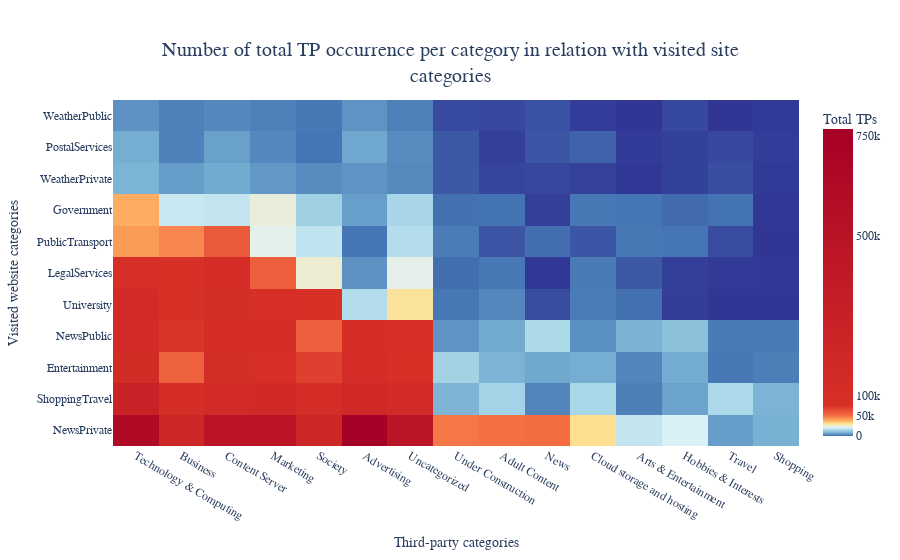

Notebook cell for this chart:
### Code cell
# Create heatmap
fig = go.Figure(go.Heatmap(
    z=[df_relationship['NewsPrivate'], df_relationship['ShoppingTravel'], df_relationship['Entertainment'],
       df_relationship['NewsPublic'], df_relationship['University'], df_relationship['LegalServices'], 
       df_relationship['Government'], df_relationship['PostalServices'], df_relationship['PublicTransport'], 
       df_relationship['WeatherPrivate'],df_relationship['WeatherPublic']],
    x=list_TP_cat,
    y=list_visite_cat,
    hoverongaps = False, 
    colorbar=dict(
        tickvals = [0, 50000, 100000, 500000, 750000],
        title='Total TPs'
    ),
   colorscale=[[0.0, "rgb(49,54,149)"],
               [1./1000, "rgb(69,117,180)"],
               [1./100, "rgb(116,173,209)"],
               [1./50, "rgb(171,217,233)"],
               [1./35, "rgb(224,243,248)"],
               [1./25, "rgb(254,224,144)"],
               [1./20, "rgb(253,174,97)"],
               [1./15, "rgb(244,109,67)"],
               [1./10, "rgb(215,48,39)"],
               [1.0, "rgb(165,0,38)"]],
))

# Set y-axis title
fig.update_yaxes(title_text="Visited website categories")

# Set x-axis title
fig.update_xaxes(title_text="Third-party categories")

# Add figure title
fig.update_layout(
    title={
        'text': "Number of total TP occurrence per category in relation with visited site<br>categories",
        'y':0.9,
        'x':0.5,
        'xanchor': 'center',
        'yanchor': 'top',
        'font':dict(size=20)},
    font=dict(
        family="Courier New, monospace",
    )
)

# Set plot size - use when exporting
#fig.update_layout(
#    autosize=False,
#    width=1100,
#    height=600,
#    )


iplot(fig)

### Figure 1 — Plotly figure (JSON) as saved in the notebook; plotly's stock layout.template omitted (floating-point values rounded to 4 significant figures; data arrays with more than 128 entries replaced by an {"elided": "..."} marker saying what was removed)
{"data": [{"colorbar": {"tickvals": [0, 50000, 100000, 500000, 750000], "title": {"text": "Total TPs"}}, "colorscale": [[0, "rgb(49,54,149)"], [0.001, "rgb(69,117,180)"], [0.01, "rgb(116,173,209)"], [0.02, "rgb(171,217,233)"], [0.02857, "rgb(224,243,248)"], [0.04, "rgb(254,224,144)"], [0.05, "rgb(253,174,97)"], [0.06667, "rgb(244,109,67)"], [0.1, "rgb(215,48,39)"], [1, "rgb(165,0,38)"]], "hoverongaps": false, "type": "heatmap", "x": ["Technology & Computing", "Business", "Content Server", "Marketing", "Society", "Advertising", "Uncategorized", "Under Construction", "Adult Content", "News", "Cloud storage and hosting", "Arts & Entertainment", "Hobbies & Interests", "Travel", "Shopping"], "y": ["NewsPrivate", "ShoppingTravel", "Entertainment", "NewsPublic", "University", "LegalServices", "PublicTransport", "Government", "WeatherPrivate", "PostalServices", "WeatherPublic"], "z": {"elided": "11x15 int values"}}], "layout": {"font": {"family": "Courier New, monospace"}, "title": {"font": {"size": 20}, "text": "Number of total TP occurrence per category in relation with visited site<br>categories", "x": 0.5, "xanchor": "center", "y": 0.9, "yanchor": "top"}, "xaxis": {"title": {"text": "Third-party categories"}}, "yaxis": {"title": {"text": "Visited website categories"}}}}
